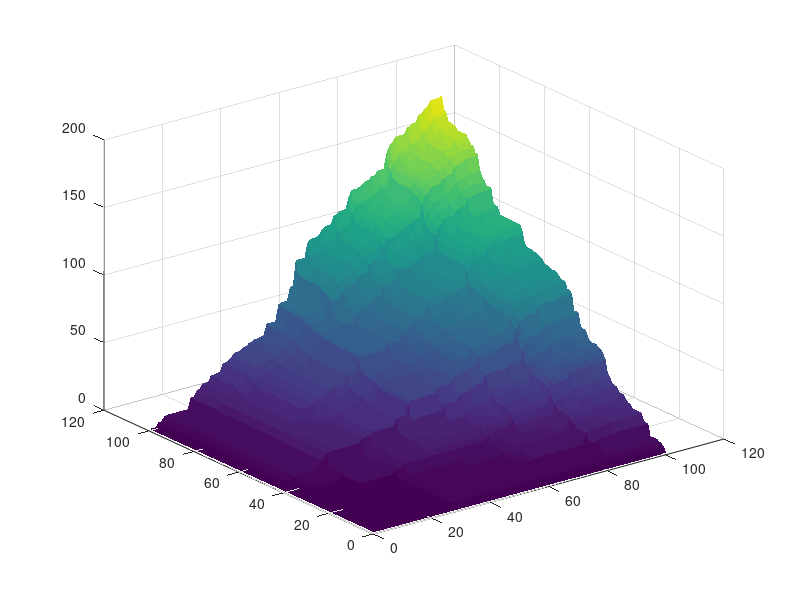

MATLAB code to generate this figure:
M = 100;
g = 101;

x = unifrnd(0,1,M,1);
y = unifrnd(0,1,M,1);
u = gamrnd(1,2,M,1);
xx = linspace(0,1,g);
yy = linspace(0,1,g);
zz = zeros(g,g);

for i=2:g
    xok = (x<xx(i));
    for j=2:g
        yok = (y<yy(j));
        zz(i,j) = sum(u(xok&yok));
    end
end

surf(zz,'EdgeColor','None');